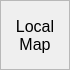
<?xml version="1.0" encoding="UTF-8"?>
<ui version="4.0">
 <class>NewView</class>
 <widget class="QWidget" name="NewView">
  <property name="geometry">
   <rect>
    <x>0</x>
    <y>0</y>
    <width>70</width>
    <height>70</height>
   </rect>
  </property>
  <property name="sizePolicy">
   <sizepolicy hsizetype="Expanding" vsizetype="Expanding">
    <horstretch>1</horstretch>
    <verstretch>1</verstretch>
   </sizepolicy>
  </property>
  <property name="minimumSize">
   <size>
    <width>50</width>
    <height>50</height>
   </size>
  </property>
  <property name="maximumSize">
   <size>
    <width>70</width>
    <height>70</height>
   </size>
  </property>
  <property name="baseSize">
   <size>
    <width>50</width>
    <height>50</height>
   </size>
  </property>
  <property name="cursor">
   <cursorShape>CrossCursor</cursorShape>
  </property>
  <property name="mouseTracking">
   <bool>true</bool>
  </property>
  <property name="windowTitle">
   <string>3D Pointcloud</string>
  </property>
  <layout class="QVBoxLayout" name="layout">
   <property name="margin">
    <number>0</number>
   </property>
   <item>
    <widget class="ActLabel" name="view">
     <property name="sizePolicy">
      <sizepolicy hsizetype="Expanding" vsizetype="Expanding">
       <horstretch>1</horstretch>
       <verstretch>1</verstretch>
      </sizepolicy>
     </property>
     <property name="minimumSize">
      <size>
       <width>50</width>
       <height>50</height>
      </size>
     </property>
     <property name="maximumSize">
      <size>
       <width>70</width>
       <height>70</height>
      </size>
     </property>
     <property name="font">
      <font>
       <pointsize>12</pointsize>
      </font>
     </property>
     <property name="cursor">
      <cursorShape>CrossCursor</cursorShape>
     </property>
     <property name="mouseTracking">
      <bool>true</bool>
     </property>
     <property name="autoFillBackground">
      <bool>false</bool>
     </property>
     <property name="styleSheet">
      <string notr="true">border-image: url(:/maps/local0003);</string>
     </property>
     <property name="frameShape">
      <enum>QFrame::StyledPanel</enum>
     </property>
     <property name="frameShadow">
      <enum>QFrame::Sunken</enum>
     </property>
     <property name="text">
      <string>Local Map</string>
     </property>
     <property name="scaledContents">
      <bool>true</bool>
     </property>
     <property name="alignment">
      <set>Qt::AlignCenter</set>
     </property>
     <property name="wordWrap">
      <bool>true</bool>
     </property>
     <property name="textInteractionFlags">
      <set>Qt::NoTextInteraction</set>
     </property>
    </widget>
   </item>
  </layout>
 </widget>
 <customwidgets>
  <customwidget>
   <class>ActLabel</class>
   <extends>QLabel</extends>
   <header>ActiveLabel</header>
  </customwidget>
 </customwidgets>
 <resources/>
 <connections/>
</ui>
